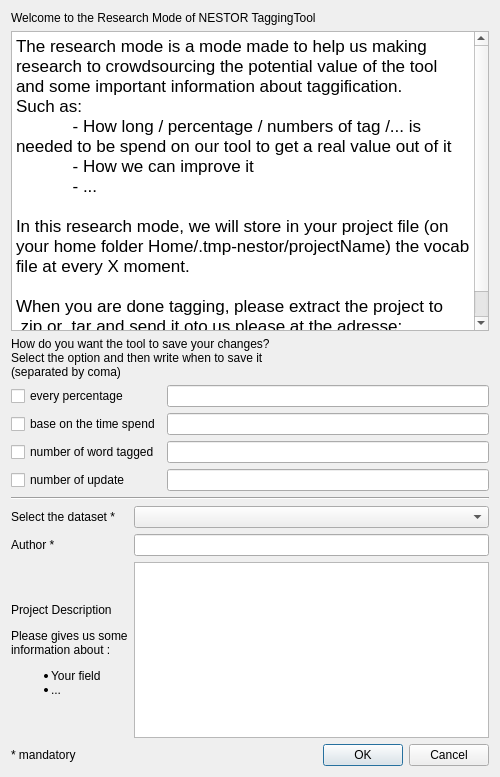
<?xml version="1.0" encoding="UTF-8"?>
<ui version="4.0">
 <class>Dialog_ResearchWindows</class>
 <widget class="QDialog" name="Dialog_ResearchWindows">
  <property name="geometry">
   <rect>
    <x>0</x>
    <y>0</y>
    <width>500</width>
    <height>777</height>
   </rect>
  </property>
  <property name="maximumSize">
   <size>
    <width>500</width>
    <height>1000</height>
   </size>
  </property>
  <property name="windowTitle">
   <string>NESTOR Research windows</string>
  </property>
  <layout class="QGridLayout" name="gridLayout_2">
   <item row="1" column="0">
    <layout class="QGridLayout" name="gridLayout">
     <item row="1" column="0" rowspan="2">
      <widget class="QTextBrowser" name="textBrowser_ResearchWindows_description">
       <property name="minimumSize">
        <size>
         <width>150</width>
         <height>300</height>
        </size>
       </property>
       <property name="html">
        <string>&lt;!DOCTYPE HTML PUBLIC &quot;-//W3C//DTD HTML 4.0//EN&quot; &quot;http://www.w3.org/TR/REC-html40/strict.dtd&quot;&gt;
&lt;html&gt;&lt;head&gt;&lt;meta name=&quot;qrichtext&quot; content=&quot;1&quot; /&gt;&lt;style type=&quot;text/css&quot;&gt;
p, li { white-space: pre-wrap; }
&lt;/style&gt;&lt;/head&gt;&lt;body style=&quot; font-family:'.SF NS Text'; font-size:13pt; font-weight:400; font-style:normal;&quot;&gt;
&lt;p style=&quot; margin-top:0px; margin-bottom:0px; margin-left:0px; margin-right:0px; -qt-block-indent:0; text-indent:0px;&quot;&gt;The research mode is a mode made to help us making research to crowdsourcing the potential value of the tool and some important information about taggification. &lt;/p&gt;
&lt;p style=&quot; margin-top:0px; margin-bottom:0px; margin-left:0px; margin-right:0px; -qt-block-indent:0; text-indent:0px;&quot;&gt;Such as: &lt;/p&gt;
&lt;p style=&quot; margin-top:0px; margin-bottom:0px; margin-left:0px; margin-right:0px; -qt-block-indent:0; text-indent:0px;&quot;&gt;            - How long / percentage / numbers of tag /... is needed to be spend on our tool to get a real value out of it &lt;/p&gt;
&lt;p style=&quot; margin-top:0px; margin-bottom:0px; margin-left:0px; margin-right:0px; -qt-block-indent:0; text-indent:0px;&quot;&gt;            - How we can improve it &lt;/p&gt;
&lt;p style=&quot; margin-top:0px; margin-bottom:0px; margin-left:0px; margin-right:0px; -qt-block-indent:0; text-indent:0px;&quot;&gt;            - ... &lt;/p&gt;
&lt;p style=&quot;-qt-paragraph-type:empty; margin-top:0px; margin-bottom:0px; margin-left:0px; margin-right:0px; -qt-block-indent:0; text-indent:0px;&quot;&gt;&lt;br /&gt;&lt;/p&gt;
&lt;p style=&quot; margin-top:0px; margin-bottom:0px; margin-left:0px; margin-right:0px; -qt-block-indent:0; text-indent:0px;&quot;&gt;In this research mode, we will store in your project file (on your home folder Home/.tmp-nestor/projectName) the vocab file at every X moment. &lt;/p&gt;
&lt;p style=&quot;-qt-paragraph-type:empty; margin-top:0px; margin-bottom:0px; margin-left:0px; margin-right:0px; -qt-block-indent:0; text-indent:0px;&quot;&gt;&lt;br /&gt;&lt;/p&gt;
&lt;p style=&quot; margin-top:0px; margin-bottom:0px; margin-left:0px; margin-right:0px; -qt-block-indent:0; text-indent:0px;&quot;&gt;When you are done tagging, please extract the project to .zip or .tar and send it oto us please at the adresse: KEAthebesttiemintheworld@nist.gov&lt;/p&gt;&lt;/body&gt;&lt;/html&gt;</string>
       </property>
      </widget>
     </item>
     <item row="0" column="0">
      <widget class="QLabel" name="label_ResearchWindows_description">
       <property name="text">
        <string>Welcome to the Research Mode of NESTOR TaggingTool</string>
       </property>
      </widget>
     </item>
     <item row="5" column="0">
      <widget class="Line" name="line">
       <property name="orientation">
        <enum>Qt::Horizontal</enum>
       </property>
      </widget>
     </item>
     <item row="3" column="0">
      <widget class="QLabel" name="label_ResearchWindows_saveVocab">
       <property name="text">
        <string>How do you want the tool to save your changes?
Select the option and then write when to save it
(separated by coma)</string>
       </property>
       <property name="alignment">
        <set>Qt::AlignJustify|Qt::AlignVCenter</set>
       </property>
      </widget>
     </item>
     <item row="6" column="0">
      <layout class="QGridLayout" name="gridLayout_3">
       <item row="2" column="1">
        <widget class="QTextEdit" name="textEdit_ResearchWindows_projectDescription"/>
       </item>
       <item row="1" column="1">
        <widget class="QLineEdit" name="lineEdit_ResearchWindows_projectAuthor"/>
       </item>
       <item row="0" column="0">
        <widget class="QLabel" name="label_ResearchWindows_projectName">
         <property name="text">
          <string>Select the dataset *</string>
         </property>
        </widget>
       </item>
       <item row="2" column="0">
        <widget class="QLabel" name="label_ResearchWindows_projectDescription">
         <property name="text">
          <string>&lt;html&gt;&lt;head/&gt;&lt;body&gt;&lt;p&gt;Project Description&lt;/p&gt;&lt;p&gt;Please gives us some &lt;br&gt;information about :
&lt;ul&gt;
  &lt;li&gt;Your field&lt;/li&gt;
  &lt;li&gt;...&lt;/li&gt;
&lt;/ul&gt;
&lt;/p&gt;
&lt;/body&gt;&lt;/html&gt;</string>
         </property>
        </widget>
       </item>
       <item row="0" column="1">
        <widget class="QComboBox" name="comboBox_ResearchWindows_projectName"/>
       </item>
       <item row="1" column="0">
        <widget class="QLabel" name="label_ResearchWindows_projectAuthor">
         <property name="text">
          <string>Author *</string>
         </property>
        </widget>
       </item>
       <item row="3" column="1">
        <widget class="QDialogButtonBox" name="buttonBox_ResearchWindows">
         <property name="standardButtons">
          <set>QDialogButtonBox::Cancel|QDialogButtonBox::Ok</set>
         </property>
        </widget>
       </item>
       <item row="3" column="0">
        <widget class="QLabel" name="label_4">
         <property name="text">
          <string>* mandatory</string>
         </property>
        </widget>
       </item>
      </layout>
     </item>
     <item row="4" column="0">
      <layout class="QGridLayout" name="gridLayout_4">
       <item row="3" column="0">
        <widget class="QCheckBox" name="checkBox_ResearchWindows_saveVocab_nbUpdate">
         <property name="text">
          <string>number of update</string>
         </property>
         <attribute name="buttonGroup">
          <string notr="true">buttonGroup_ResearchWindows_recordType</string>
         </attribute>
        </widget>
       </item>
       <item row="0" column="0">
        <widget class="QCheckBox" name="checkBox_ResearchWindows_saveVocab_percentage">
         <property name="text">
          <string>every percentage</string>
         </property>
         <attribute name="buttonGroup">
          <string notr="true">buttonGroup_ResearchWindows_recordType</string>
         </attribute>
        </widget>
       </item>
       <item row="1" column="0">
        <widget class="QCheckBox" name="checkBox_ResearchWindows_saveVocab_time">
         <property name="text">
          <string>base on the time spend</string>
         </property>
         <attribute name="buttonGroup">
          <string notr="true">buttonGroup_ResearchWindows_recordType</string>
         </attribute>
        </widget>
       </item>
       <item row="2" column="0">
        <widget class="QCheckBox" name="checkBox_ResearchWindows_saveVocab_nbtoken">
         <property name="text">
          <string>number of word tagged</string>
         </property>
         <attribute name="buttonGroup">
          <string notr="true">buttonGroup_ResearchWindows_recordType</string>
         </attribute>
        </widget>
       </item>
       <item row="0" column="1">
        <widget class="QLineEdit" name="lineEdit_ResearchWindows_saveVocab_percentage"/>
       </item>
       <item row="1" column="1">
        <widget class="QLineEdit" name="lineEdit_ResearchWindows_saveVocab_time"/>
       </item>
       <item row="2" column="1">
        <widget class="QLineEdit" name="lineEdit_ResearchWindows_saveVocab_nbtoken"/>
       </item>
       <item row="3" column="1">
        <widget class="QLineEdit" name="lineEdit_ResearchWindows_saveVocab_nbUpdate"/>
       </item>
      </layout>
     </item>
    </layout>
   </item>
  </layout>
 </widget>
 <resources/>
 <connections/>
 <buttongroups>
  <buttongroup name="buttonGroup_ResearchWindows_recordType">
   <property name="exclusive">
    <bool>false</bool>
   </property>
  </buttongroup>
 </buttongroups>
</ui>
